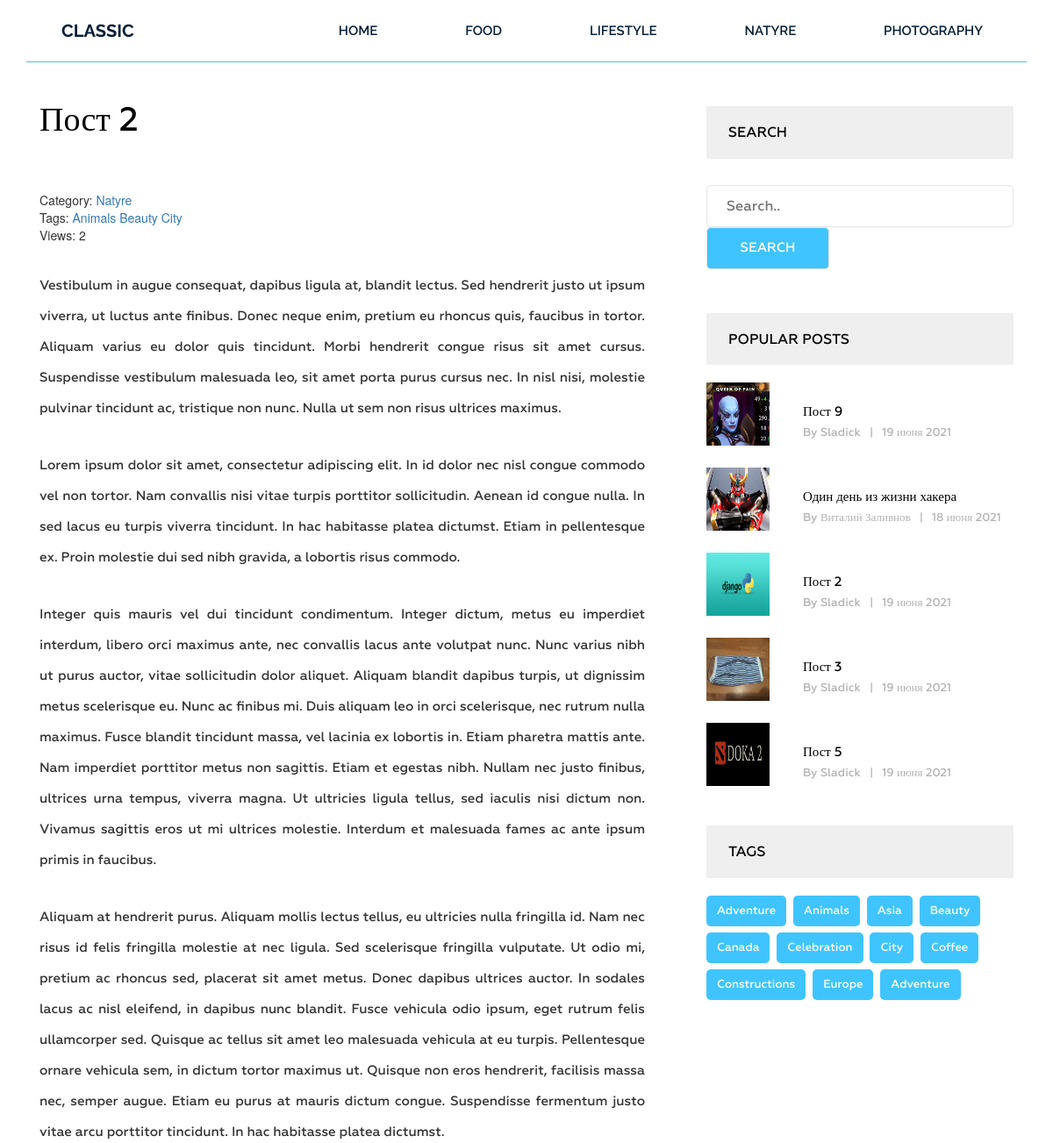
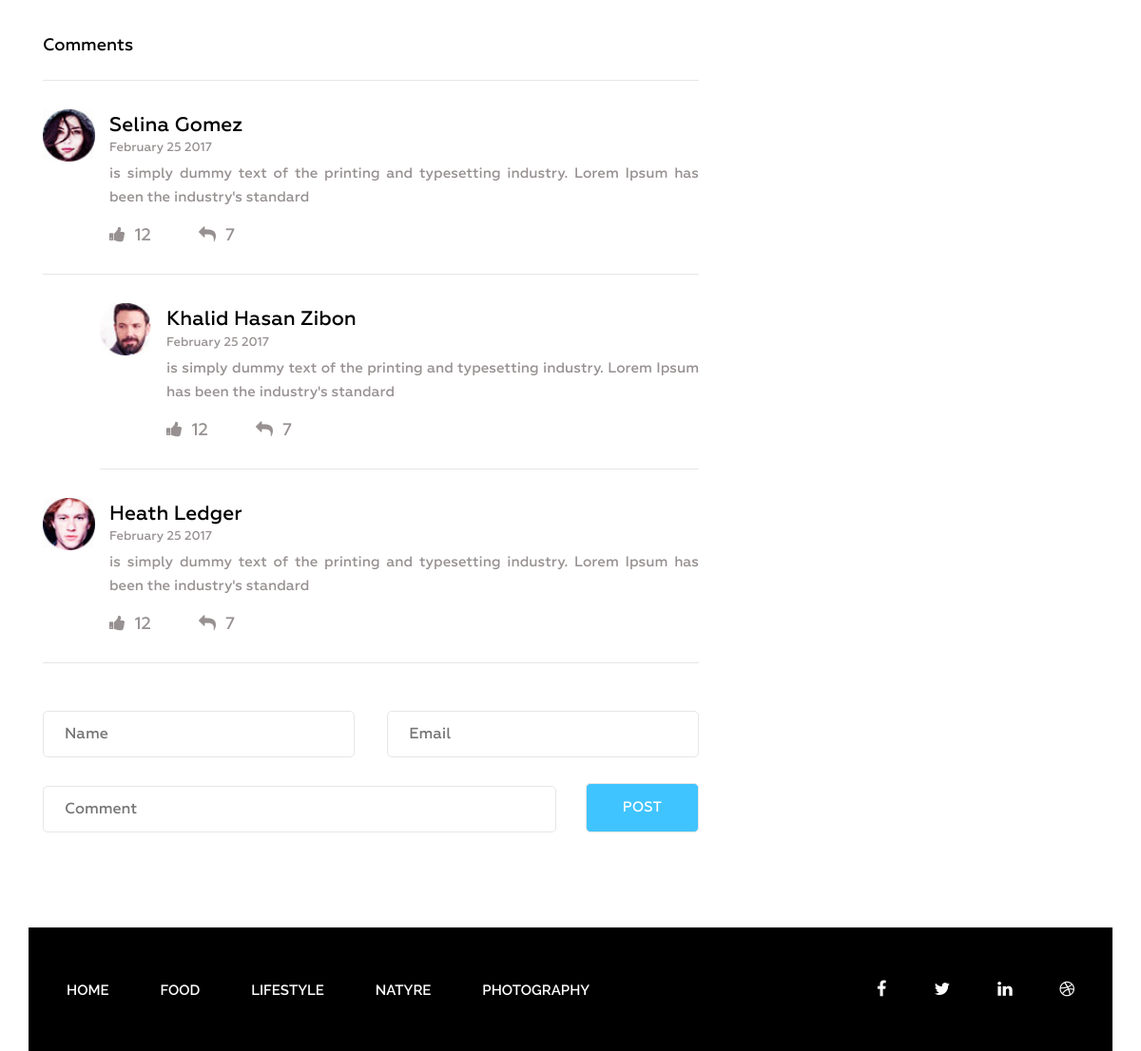
The app's page /post/post-2/ with its own data (2 pictures, top to bottom).
### my_blog/models.py (models this page shows, shortened)
class Category(models.Model):
    title = models.CharField(max_length=255)
    slug = models.SlugField(max_length=255, verbose_name='Url', unique=True)
    def get_absolute_url(self):
        return reverse('category', kwargs={'slug': self.slug})
    def __str__(self):
        return self.title
    class Meta:
        verbose_name = 'Категоря'
        verbose_name_plural = 'Категории'
        ordering = ['title']

class Post(models.Model):
    title = models.CharField(max_length=255)
    slug = models.SlugField(max_length=255, verbose_name='Url', unique=True)
    author = models.CharField(max_length=100)
    content = models.TextField(blank=True)
    created_add = models.DateTimeField(auto_now_add=True, verbose_name='Опубликованно')
    photo = models.ImageField(upload_to='photo/%Y/%m/%d/', blank=True)
    views = models.IntegerField(default=0, verbose_name='Колличество просмотров')
    category = models.ForeignKey(Category, on_delete=models.PROTECT, related_name='posts', verbose_name='категории')
    tags = models.ManyToManyField(Tag, blank=True, related_name='posts')
    def get_absolute_url(self):
        return reverse('post', kwargs={'slug': self.slug})
    class Meta:
        verbose_name = 'Пост'
        verbose_name_plural = 'Посты'
        ordering = ['-created_add']

class Tag(models.Model):
    title = models.CharField(max_length=50)
    slug = models.SlugField(max_length=255, verbose_name='Url', unique=True)
    def get_absolute_url(self):
        return reverse('tag', kwargs={'slug': self.slug})
    class Meta:
        verbose_name = 'Тег'
        verbose_name_plural = 'Теги'
        ordering = ['title']

### my_blog/views.py (the view)
# urls.py: path('post/<str:slug>/', GetPost.as_view(), name='post'),
class GetPost(DetailView):
    model = Post
    template_name = 'blog/single.html'
    context_object_name = 'post'
    def get_context_data(self, *, object_list=None, **kwargs):
        context = super().get_context_data(**kwargs)
        self.object.views = F('views') + 1
        self.object.save()
        self.object.refresh_from_db()
        return context

### my_blog/templatetags/menu.py (called while the page is built)
@register.inclusion_tag('blog/menu_tpl.html')
def show_menu(menu_class='menu'):
    categories = Category.objects.all()
    return {'categories': categories, 'menu_class': menu_class}

### my_blog/templatetags/sidebar.py (called while the page is built)
@register.inclusion_tag('blog/popular_posts_tpl.html')
def get_popular(cnt=3):
    posts = Post.objects.order_by('-views')[:cnt]
    return {'posts': posts}

@register.inclusion_tag('blog/tags_tpl.html')
def get_tags():
    tags = Tag.objects.all()
    return {'tags': tags}

### my_blog/templates/blog/single.html (shortened to what this page needs)
{% extends 'base.html' %}
{% load static %}
{% load sidebar %}
{% block content %}
<section class="single-blog-area">
    <div class="container">
        <div class="row">
            <div class="col-md-12">
                <div class="border-top">
                    <div class="col-md-8">
                        <div class="blog-area">
                            <div class="blog-area-part">
                                <h2>{{ post.title }}</h2>
                                <div class="single-content">
                                    <div>
                                        <span>Category: <a href="{{ post.category.get_absolute_url }}">{{ post.category }}</a> </span>
                                        <br>
                                        {% if post.tags.exists %}
                                        <span>
                                            Tags:
                                            {% for tag in post.tags.all %}
                                            <a href="{{ tag.get_absolute_url }}">{{ tag.title }}</a>
                                            {% endfor %}
                                        </span>
                                        <br>
                                        {% endif %}
                                        <span>Views: {{ post.views }}</span>
                                    </div>
                                    {{ post.content|safe }}
                                </div>
                            </div>
                            <div class="commententries">
                                <h3>Comments</h3>
                                <ul class="commentlist">
                                    <li>
                                        <article class="comment">
                                            <header class="comment-author">
                                                <img src="img/author-1.jpg" alt="">
                                            </header>
                                            <section class="comment-details">
                                                <div class="author-name">
                                                    <h5><a href="#">Selina Gomez</a></h5>
                                                    <p>February 25 2017</p>
                                                </div>
                                                <div class="comment-body">
                                                    <p>is simply dummy text of the printing and typesetting industry.
                                                        Lorem Ipsum has been the industry's standard </p>
                                                </div>
                                                <div class="reply">
                                                    <p><span><a href="#"><i class="fa fa-thumbs-up"
                                                                            aria-hidden="true"></i></a>12</span><span><a
                                                            href="#"><i class="fa fa-reply" aria-hidden="true"></i></a>7</span>
                                                    </p>
                                                </div>
                                            </section>
                                        </article>
                                        <ul class="children">
                                            <li>
                                                <article class="comment">
                                                    <header class="comment-author">
                                                        <img src="img/author-2.jpg" alt="">
                                                    </header>
                                                    <section class="comment-details">
                                                        <div class="author-name">
                                                            <h5><a href="#">Khalid Hasan Zibon</a></h5>
                                                            <p>February 25 2017</p>
                                                        </div>
                                                        <div class="comment-body">
                                                            <p>is simply dummy text of the printing and typesetting
                                                                industry. Lorem Ipsum has been the industry's
                                                                standard </p>
                                                        </div>
                                                        <div class="reply">
                                                            <p><span><a href="#"><i class="fa fa-thumbs-up"
                                                                                    aria-hidden="true"></i></a>12</span><span><a
                                                                    href="#"><i class="fa fa-reply"
                                                                                aria-hidden="true"></i></a>7</span></p>
                                                        </div>
                                                    </section>
                                                </article>
                                            </li>
                                        </ul>
                                    </li>
                                    <li>
                                        <article class="comment">
                                            <header class="comment-author">
                                                <img src="img/author-3.jpg" alt="">
                                            </header>
                                            <section class="comment-details">
                                                <div class="author-name">
                                                    <h5><a href="#">Heath Ledger</a></h5>
                                                    <p>February 25 2017</p>
                                                </div>
                                                <div class="comment-body">
                                                    <p>is simply dummy text of the printing and typesetting industry.
                                                        Lorem Ipsum has been the industry's standard </p>
                                                </div>
                                                <div class="reply">
                                                    <p><span><a href="#"><i class="fa fa-thumbs-up"
                                                                            aria-hidden="true"></i></a>12</span><span><a
                                                            href="#"><i class="fa fa-reply" aria-hidden="true"></i></a>7</span>
                                                    </p>
                                                </div>
                                            </section>
                                        </article>
                                    </li>
                                </ul>
                            </div>
                            <form action="#" method="get">
                                <div class="name">
                                    <input type="text" name="" id="" placeholder="Name" class="name">
                                </div>
                                <div class="email">
                                    <input type="email" name="" id="" placeholder="Email" class="email">
                                </div>
                                <div class="comment">
                                    <input type="text" name="" id="" placeholder="Comment" class="comment">
                                </div>
                                <div class="post">
                                    <input type="submit" value="Post">
                                </div>
                            </form>
                        </div>
                    </div>
                    <div class="col-md-4">
                        <div class="newsletter">
                            <h2 class="sidebar-title">Search</h2>
                            <form action="{% url 'search' %}" method="get">
                                <input type="text" name="s"  placeholder="Search..">
                                <input type="submit" value="Search">
                            </form>
                        </div>
                        {% get_popular 5 %}
                        {% get_tags %}
                    </div>
                </div>
            </div>
        </div>
    </div>
</section>
{% endblock %}

### my_blog/templates/blog/menu_tpl.html
<div class="{{ menu_class }}">
    <ul>
        <li><a href="{% url 'home' %}">Home</a></li>
        {% for item in categories %}
        <li><a href="{{ item.get_absolute_url }}">{{ item.title }}</a></li>
        {% endfor %}
</div>

### my_blog/templates/blog/popular_posts_tpl.html
<h2 class="sidebar-title">Popular posts</h2>
<div class="grid">
      {% for post in posts %}
      <div class="portfolio-item popular">
          {% if post.photo %}
          <img src="{{ post.photo.url }}" alt="{{ post.title }}" width='300' height='201'>
          <br>
          {% else %}
          <img src="https://picsum.photos/id/1060/300/221/?blur-2" alt="{{ post.title }}">
          {% endif %}
          <div class="portfolio-text">
              <h5><a href="{{ post.get_absolute_url }}">{{ post.title }}</a></h5>
              <p>By {{ post.author }}<span>|</span>{{ post.created_add|date:"j E Y" }}</p>
          </div>
      </div>
      {% endfor%}
</div>

### my_blog/templates/blog/tags_tpl.html
<div class="tags">
    <h2 class="sidebar-title">Tags</h2>
    {% for tag in tags %}
    <p><a href="{{ tag.get_absolute_url }}">{{ tag.title }}</a></p>
    {% endfor %}
    <p><a href="#">Adventure</a></p>
</div>

### records on screen
Category: title "FOOD"
Category: title "LIFESTYLE"
Category: title "NATYRE"
Category: title "PHOTOGRAPHY"
Post: title "Пост 2", category "Natyre", views "2", content "Vestibulum in augue consequat, dapibus ligula at, blandit lectus. Sed hendrerit justo ut ipsum viverra, ut luctus ante finibus. Donec neque enim, pretium eu rhoncus quis, faucibus in tortor. Aliquam varius eu dolor quis tincidunt. Morbi hendrerit congue risus sit amet cursus. Suspendisse vestibulum malesuada leo, sit amet porta purus cursus nec. In nisl nisi, molestie pulvinar tincidunt ac, tristique non nunc. Nulla ut sem non risus ultrices maximus. Lorem ipsum dolor sit amet, consectetur adipiscing elit. In id dolor nec nisl congue commodo vel non tortor. Nam convallis nisi vitae turpis porttitor sollicitudin. Aenean id congue nulla. In sed lacus eu turpis viverra tincidunt. In hac…", photo (picture), author "Sladick", created_add "19 июня 2021"
Tag: title "Animals"
Tag: title "Beauty"
Tag: title "City"
Post: photo (picture), title "Пост 9", author "Sladick", created_add "19 июня 2021"
Post: photo (picture), title "Один день из жизни хакера", author "Виталий Заливнов", created_add "18 июня 2021"
Post: photo (picture), title "Пост 3", author "Sladick", created_add "19 июня 2021"
Post: photo (picture), title "Пост 5", author "Sladick", created_add "19 июня 2021"
Tag: title "Adventure"
Tag: title "Asia"
Tag: title "Canada"
Tag: title "Celebration"
Tag: title "Coffee"
Tag: title "Constructions"
Tag: title "Europe"
